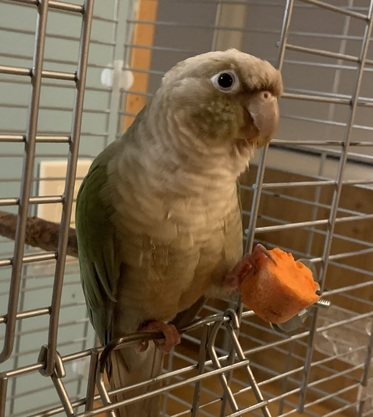
#> input picture sdabhane_lab1/example.jpg, 373 x 417 px
$ python lab1.py example.jpg
#> lines starting #> are read from the running program, lines starting #| are printed output that depends on the picture
#Import the Image and ImageFilter classes from PIL (Pillow)
from PIL import Image
from PIL import ImageFilter
import sys
import random
import numpy as np
import PIL

#I've used the gray image for both examples to do the convolutions on.

#Source of image used for other image:
#https://www.starsandstripesfc.com/2021/2/8/22267768/black-history-month-marcus-rashford-united-kingdom-england-school-meal-voucher-program-children
#Photo by Michael Regan/Getty Images


#Function from https://stackoverflow.com/questions/2448015/2d-convolution-using-python-and-numpy
#Line 23,24 from https://github.com/ashushekar/image-convolution-from-scratch

def convolution_function(image, kernel):

    m, n = kernel.shape
    kernel=np.flipud(np.fliplr(kernel))

    y1, x1 = image.shape
    #y1 = y1 - m + 1
    #x1 = x1 - m + 1

    image_padded = np.zeros((image.shape[0] + 2, image.shape[1] + 2))
    image_padded[1:-1, 1:-1] = image
    if kernel.shape==(5,5):
        y1 = y1 - m + 1
        x1 = x1 - m + 1
        new_image = np.zeros((y1,x1))
        for i in range(y1):
            for j in range(x1):
                new_image[i][j] = np.sum(image_padded[i:i+m, j:j+m]*kernel)
        return new_image
    else:
        new_image = np.zeros((y1,x1))
        for i in range(y1):
            for j in range(x1):
                new_image[i][j] = np.sum(image_padded[i:i+m, j:j+m]*kernel)
        return new_image


if __name__ == '__main__':
    # Load an image
    im = Image.open(sys.argv[1])
#> im is the input picture: PIL image 373x417 RGB; mean R, G, B 117, 97.6, 72.2

    # Check its width, height, and number of color channels
    print("Image is %s pixels wide." % im.width)
#| Image is 373 pixels wide.
    print("Image is %s pixels high." % im.height)
#| Image is 417 pixels high.
    print("Image mode is %s." % im.mode)
#| Image mode is RGB.

    # Pixels are accessed via an (X,Y) tuple.
    # The coordinate system starts at (0,0) in the upper left-hand corner,
    # and increases moving right (first coordinate) and down (second coordinate).
    # So it's a (col, row) indexing system, not (row, col) like we're used to
    # when dealing with matrices or 2d arrays.
    print("Pixel value at (10,10) is %s" % str(im.getpixel((10,10))))
#| Pixel value at (10,10) is (155, 158, 141)

    # Pixels can be modified by specifying the coordinate and RGB value
    # (255, 0, 0) is a pure red pixel.
    im.putpixel((10,10), (255, 0, 0))
    print("New pixel value is %s" % str(im.getpixel((10,10))))
#| New pixel value is (255, 0, 0)

    # Let's create a grayscale version of the image:
    # the "L" means there's only a single channel, "Lightness"
    gray_im = im.convert("L")

    # Create a new blank color image the same size as the input
    color_im = Image.new("RGB", (im.width, im.height), color=0)
#> color_im: PIL image 373x417 RGB; every value is 0
    gray_im.save("gray.png")

    # Highlights any very dark areas with yellow.
    for x in range(im.width):
        for y in range(im.height):
            p = gray_im.getpixel((x,y))
            if p < 5:
                (R,G,B) = (255,255,0)
                color_im.putpixel((x,y), (R,G,B))
            else:
                color_im.putpixel((x,y), (p,p,p))

    # Show the image. We're commenting this out because it won't work on the Linux
    # server (unless you set up an X Window server or remote desktop) and may not
    # work by default on your local machine. But you may want to try uncommenting it,
    # as seeing results in real-time can be very useful for debugging!
    # color_im.show()

    # Save the image
    color_im.save("output.png")

    # This uses Pillow's code to create a 5x5 mean filter and apply it to
    # our image. In the lab, you'll need to write your own convolution code (using
    # "for" loops, but you can use Pillow's code to check that your answer is correct.
    # Since the input is a color image, Pillow applies the filter to each
    # of the three color planes (R, G, and B) independently.
    box = [1]*25
    result = color_im.filter(ImageFilter.Kernel((5,5),box,sum(box)))
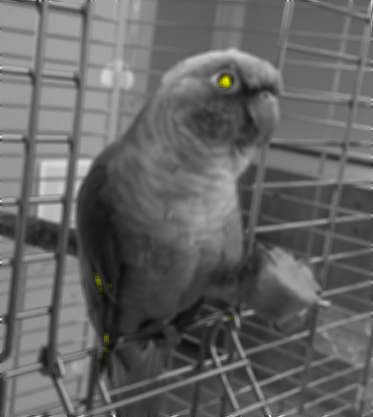
#> result: PIL image 373x417 RGB; mean R, G, B 100.7, 100.7, 100.5
    # result.show()
    result.save("output2.png")

    #identity kernel
    identity_kernel = np.array([[0, 0, 0], [0, 1, 0], [0, 0, 0]])
    image_here1=np.array(gray_im)
    #identity_filter_here = convolution_function(image_here1, identity_kernel)
    identity_filter_here=convolution_function(image_here1,identity_kernel)
#> in convolution_function, `image_padded[1:-1, 1:-1] = image`:
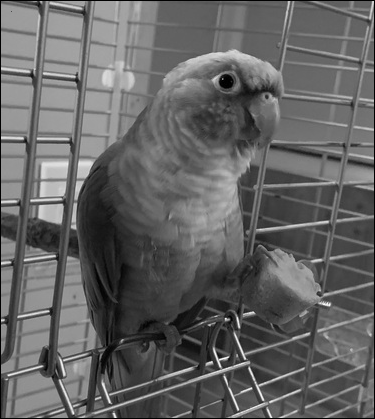
#> image_padded: shape (419, 375) float64; min 0, max 251, mean 99.5
    x=Image.fromarray(identity_filter_here)
    x = x.convert('RGB')
#> x: PIL image 373x417 RGB
    x.save("a.png")
    print("Save")

    # [8 lines of commented-out code are left out]
    box_blur_kernel = np.array([[0.1111111111111111, 0.1111111111111111, 0.1111111111111111], [0.1111111111111111, 0.1111111111111111, 0.1111111111111111], [0.1111111111111111, 0.1111111111111111, 0.1111111111111111]])
    #box_filter=convolution_function(image_here1, box_blur_kernel)
    box_filter=convolution_function(image_here1, box_blur_kernel)
    x1=Image.fromarray(box_filter)
    x1 = x1.convert('RGB')
#> x1: PIL image 373x417 RGB
    x1.save("b.png")
    print("Save")

    #test image for box filter
    # box_result=gray_im.filter(ImageFilter.Kernel((3, 3),(0.1111111111111111, 0.1111111111111111, 0.1111111111111111, 0.1111111111111111, 0.1111111111111111, 0.1111111111111111, 0.1111111111111111, 0.1111111111111111, 0.1111111111111111)))
    # box_result.save("Test_Box_Filter.png")
    # print("Save")

    #horizontal kernel
    horizontal_kernel = np.array([[0, 0, 0], [-1, 0, 1], [0, 0, 0]])
    #horinzontal_filter = convolution_function(image_here1, horizontal_kernel)
    horinzontal_filter = convolution_function(image_here1, horizontal_kernel)
    x2=Image.fromarray(horinzontal_filter)
    x2 = x2.convert('RGB')
#> x2: PIL image 373x417 RGB
    x2.save("c.png")
    print("Save")

    #test image for horizontal filter
    # horizontal_test=gray_im.filter(ImageFilter.Kernel((3, 3),(0, 0, 0,-1, 0, 1,0, 0, 0)))
    # horizontal_test.save("Test_HorizontalDerivative.png")
    # print("Save")

    #approximate gaussian
    gaussian_kernel=np.array([[0.003,0.013,0.022,0.013,0.003],[0.013, 0.059, 0.097, 0.059, 0.013],[0.022,0.097,0.159,0.097,0.022],[0.013,0.059,0.097,0.059,0.013],[0.003,0.013,0.022,0.013,0.003]])
    gaussian_filter = convolution_function(image_here1, gaussian_kernel)
#> after the loop in convolution_function (call 4), `for i in range(y1):`:
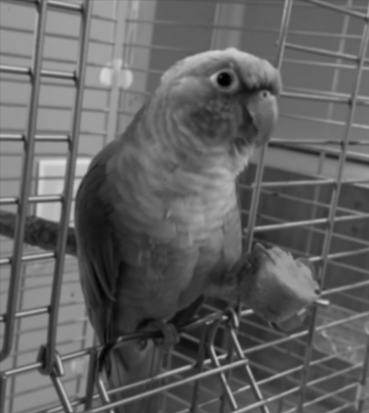
#> new_image: shape (413, 369) float64; min 1.97, max 218.1, mean 99
    x3=Image.fromarray(gaussian_filter)
    x3 = x3.convert('RGB')
#> x3: PIL image 369x413 RGB
    x3.save("d.png")
    print("Save")

    #test image for approximate gaussian filter
    # x3_result=gray_im.filter(ImageFilter.Kernel((5, 5),(0.003,0.013,0.022,0.013,0.003,0.013, 0.059, 0.097, 0.059, 0.013,0.022,0.097,0.159,0.097,0.022,0.013,0.059,0.097,0.059,0.013,0.003,0.013,0.022,0.013,0.003)))
    # x3_result.save("Test_Gaussian_Filter.png")
    # print("Save")


    #calculate ((1+alpha)(a)-d)). Calcuated alpha=2 for sharper image.
    identity_kernel_1=np.multiply(identity_kernel,2)
    #identity_kernel_1=(1+0.25)*identity_kernel
    #identity_kernel_1
    identity_kernel_2 = np.zeros((identity_kernel_1.shape[0] + 2, identity_kernel_1.shape[1] + 2))
    identity_kernel_2[1:-1, 1:-1] = identity_kernel_1
    sharpening_kernel=np.subtract(identity_kernel_2,gaussian_kernel)
    sharpening_filter = convolution_function(image_here1, sharpening_kernel)
#> after the loop in convolution_function (call 5), `for i in range(y1):`:
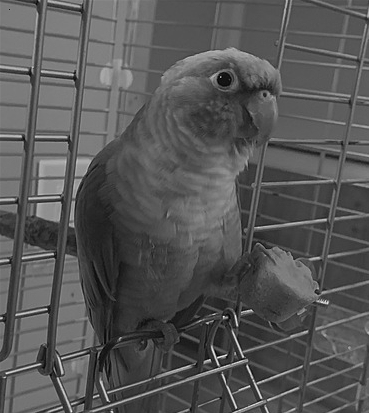
#> new_image: shape (413, 369) float64; min -28.72, max 354.5, mean 101.7; drawn with min black and max white
    x4=Image.fromarray(sharpening_filter)
    x4 = x4.convert('RGB')
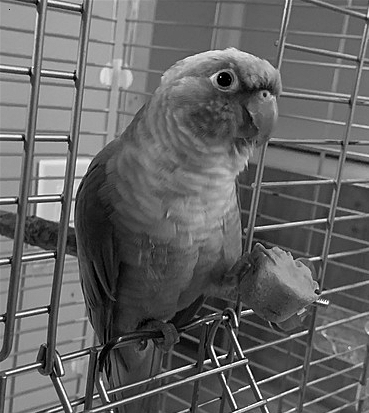
#> x4: PIL image 369x413 RGB; min 0, max 255, mean 101.2
    x4.save("e.png")
    print("Save")

    # [9 lines of commented-out code are left out]
    final_filter=convolution_function(gaussian_kernel,horizontal_kernel)
    #print(final_filter.shape)
    the_f_filter=convolution_function(image_here1,final_filter)
#> after the loop in convolution_function (call 7), `for i in range(y1):`:
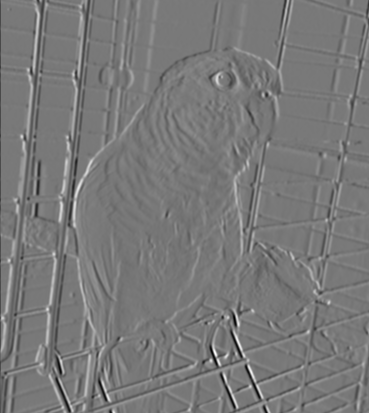
#> new_image: shape (413, 369) float64; min -96.81, max 106.8, mean 0; drawn with min black and max white
    x5=Image.fromarray(the_f_filter)
    x5 = x5.convert('RGB')
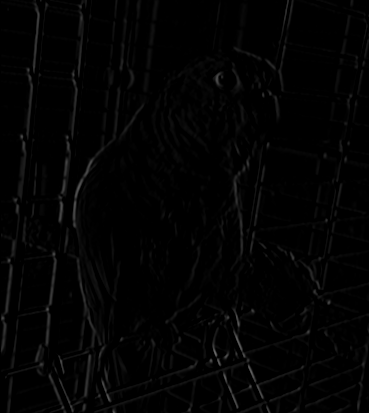
#> x5: PIL image 369x413 RGB; min 0, max 106, mean 3.1
    x5.save("f.png")
    print("Save")
    # [5 lines of commented-out code are left out]
